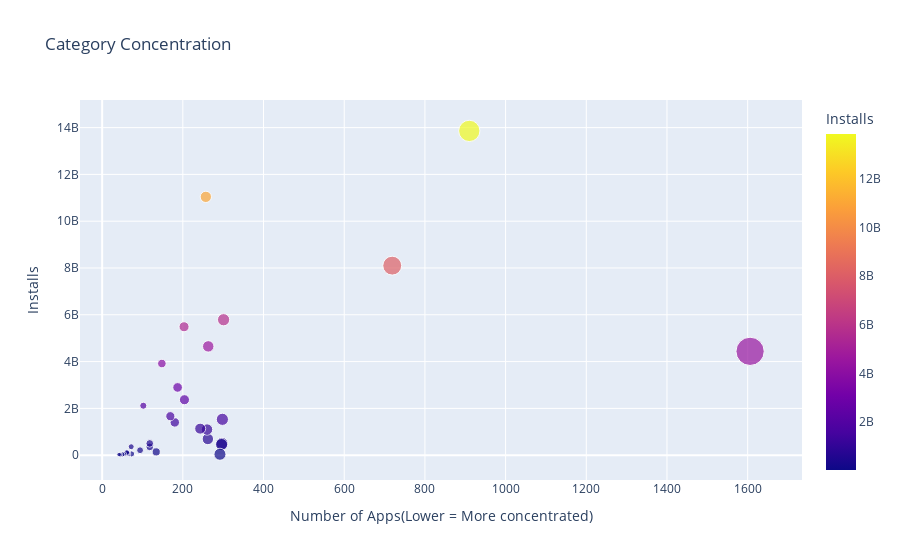

The code cell stored with this chart in its notebook:
### Code cell
scatter = px.scatter(scatter_df, x='App', y='Installs', title='Category Concentration', size='App', color='Installs', hover_name=scatter_df.index)
scatter.update_layout(xaxis_title='Number of Apps(Lower = More concentrated)', yaxis_title='Installs')
scatter.show()

### Figure 1 — Plotly figure (JSON) as saved in the notebook; plotly's stock layout.template omitted (floating-point values rounded to 4 significant figures)
{"data": [{"hovertemplate": "<b>%{hovertext}</b><br><br>App=%{marker.size}<br>Installs=%{marker.color}<extra></extra>", "hovertext": ["FAMILY", "GAME", "TOOLS", "PRODUCTIVITY", "PERSONALIZATION", "LIFESTYLE", "FINANCE", "MEDICAL", "PHOTOGRAPHY", "BUSINESS", "SPORTS", "COMMUNICATION", "HEALTH_AND_FITNESS", "NEWS_AND_MAGAZINES", "SOCIAL", "TRAVEL_AND_LOCAL", "SHOPPING", "BOOKS_AND_REFERENCE", "VIDEO_PLAYERS", "DATING", "EDUCATION", "MAPS_AND_NAVIGATION", "ENTERTAINMENT", "FOOD_AND_DRINK", "AUTO_AND_VEHICLES", "WEATHER", "LIBRARIES_AND_DEMO", "HOUSE_AND_HOME", "ART_AND_DESIGN", "COMICS", "PARENTING", "EVENTS", "BEAUTY"], "legendgroup": "", "marker": {"color": [4437554490, 13858762717, 8099724500, 5788070180, 1532352930, 503611120, 455249400, 39162676, 4649143130, 692018120, 1096431465, 11039241530, 1134006220, 2369110650, 5487841475, 2894859300, 1400331540, 1665791655, 3916897200, 140912410, 352852000, 503267560, 2113660000, 211677750, 53129800, 361096500, 52083000, 97082000, 114233100, 44931100, 31116110, 15949410, 26916200], "coloraxis": "coloraxis", "size": [1606, 910, 719, 301, 298, 297, 296, 292, 263, 262, 260, 257, 243, 204, 203, 187, 180, 169, 148, 134, 118, 118, 102, 94, 73, 72, 64, 62, 61, 54, 50, 45, 42], "sizemode": "area", "sizeref": 4.015, "symbol": "circle"}, "mode": "markers", "name": "", "orientation": "v", "showlegend": false, "type": "scatter", "x": [1606, 910, 719, 301, 298, 297, 296, 292, 263, 262, 260, 257, 243, 204, 203, 187, 180, 169, 148, 134, 118, 118, 102, 94, 73, 72, 64, 62, 61, 54, 50, 45, 42], "xaxis": "x", "y": [4437554490, 13858762717, 8099724500, 5788070180, 1532352930, 503611120, 455249400, 39162676, 4649143130, 692018120, 1096431465, 11039241530, 1134006220, 2369110650, 5487841475, 2894859300, 1400331540, 1665791655, 3916897200, 140912410, 352852000, 503267560, 2113660000, 211677750, 53129800, 361096500, 52083000, 97082000, 114233100, 44931100, 31116110, 15949410, 26916200], "yaxis": "y"}], "layout": {"coloraxis": {"colorbar": {"title": {"text": "Installs"}}, "colorscale": [[0, "#0d0887"], [0.1111, "#46039f"], [0.2222, "#7201a8"], [0.3333, "#9c179e"], [0.4444, "#bd3786"], [0.5556, "#d8576b"], [0.6667, "#ed7953"], [0.7778, "#fb9f3a"], [0.8889, "#fdca26"], [1, "#f0f921"]]}, "legend": {"itemsizing": "constant", "tracegroupgap": 0}, "title": {"text": "Category Concentration"}, "xaxis": {"anchor": "y", "domain": [0, 1], "title": {"text": "Number of Apps(Lower = More concentrated)"}}, "yaxis": {"anchor": "x", "domain": [0, 1], "title": {"text": "Installs"}}}}
